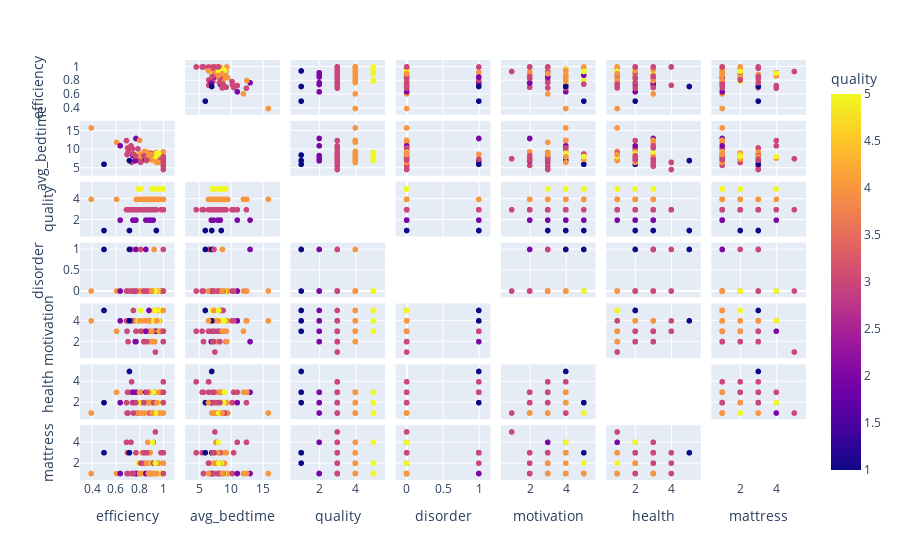
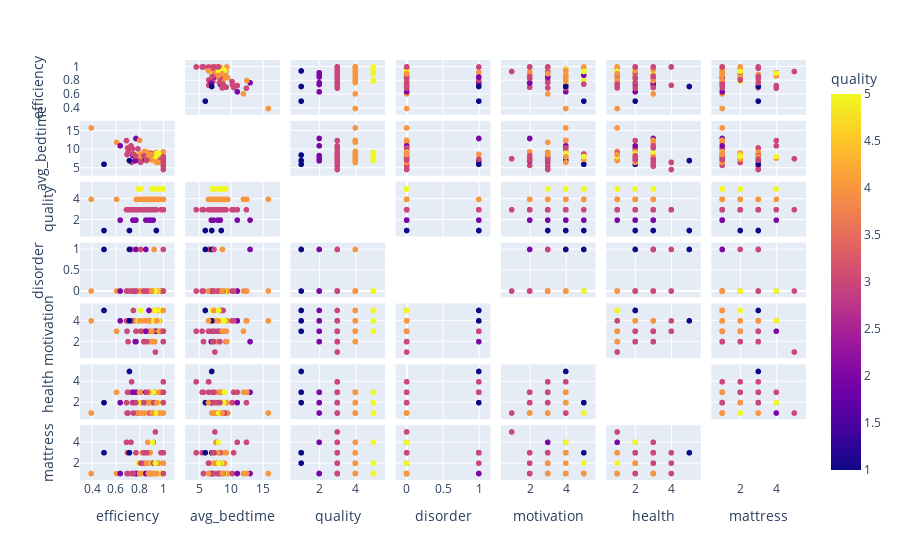

Write notebook code for charts like these, in order.
### Code cell
import plotly.express as px

fig = px.scatter_matrix(df_express,color="quality")
fig.update_traces(diagonal_visible=False)
fig.show()

### Figure 1 — Plotly figure (JSON) as saved in the notebook; plotly's stock layout.template omitted (floating-point values rounded to 4 significant figures)
{"data": [{"diagonal": {"visible": false}, "dimensions": [{"axis": {"matches": true}, "label": "efficiency", "values": [0.606, 0.8889, 0.9573, 0.8929, 1, 0.8081, 0.7273, 0.7861, 0.9218, 0.8889, 0.8421, 0.7436, 0.9565, 0.7322, 0.7387, 0.8462, 0.896, 1, 1, 0.8644, 0.9397, 0.786, 0.3919, 0.938, 0.9791, 0.7718, 0.7027, 0.875, 0.7692, 1, 1, 0.9899, 0.8692, 0.9143, 0.938, 0.9688, 0.8099, 0.9412, 0.8358, 0.8571, 0.8824, 0.8783, 1, 0.9032, 0.9082, 0.9109, 0.8889, 1, 0.7899, 0.9333, 0.9298, 0.6364, 1, 0.8571, 0.9055, 0.9148, 1, 0.6897, 0.9412, 0.875, 1, 0.8793, 0.8889, 0.813, 0.8205, 0.9289, 0.8889, 0.6986, 0.8889, 0.98, 0.8615, 0.9107, 0.9444, 0.9615, 1, 1, 0.9597, 0.8087, 0.9151, 0.8529, 0.7629, 0.9159, 0.8, 0.8362, 0.748, 0.875, 0.5, 0.7143, 0.9451, 0.6942, 0.7696, 1, 1, 1, 0.9339, 0.875, 1, 1, 0.86, 0.9008]}, {"axis": {"matches": true}, "label": "avg_bedtime", "values": [11.96, 9, 8.357, 8, 7.5, 7.071, 11, 7.179, 8.679, 9, 9.5, 8.357, 7.393, 6.536, 10.25, 7.429, 8.929, 5.714, 4.571, 8.429, 8.286, 10.18, 15.86, 9.214, 8.536, 8.607, 9.25, 8, 13, 8, 9.357, 7.071, 7.643, 8.75, 9.214, 8, 8.643, 8.5, 7.179, 7, 8.5, 8.214, 7, 8.857, 7, 7.214, 9, 8.107, 8.5, 7.5, 8.143, 11, 7.643, 7, 7.179, 7.964, 7.5, 12.43, 8.5, 8, 5.5, 8.286, 7.393, 8.786, 8.357, 7.536, 9, 10.43, 9, 7.143, 9.286, 8, 9, 6.5, 8.25, 6.5, 8.857, 6.536, 7.571, 7.286, 6.929, 7.643, 12.5, 8.286, 8.786, 8, 6, 7, 6.5, 8.643, 8.214, 7.357, 7.393, 7.286, 8.107, 8, 7.357, 8, 7.143, 8.643]}, {"axis": {"matches": true}, "label": "quality", "values": [4, 4, 4, 2, 4, 5, 3, 3, 4, 3, 4, 2, 4, 3, 3, 3, 4, 3, 3, 4, 3, 3, 4, 5, 5, 4, 3, 4, 2, 4, 4, 5, 4, 5, 4, 4, 4, 1, 3, 3, 4, 4, 4, 3, 4, 3, 4, 4, 5, 3, 4, 2, 4, 4, 5, 2, 5, 3, 5, 3, 3, 2, 4, 4, 4, 4, 4, 3, 3, 3, 4, 5, 5, 4, 4, 3, 5, 3, 3, 2, 2, 4, 4, 3, 3, 4, 1, 1, 4, 3, 3, 4, 4, 3, 5, 4, 3, 3, 3, 4]}, {"axis": {"matches": true}, "label": "disorder", "values": [0, 0, 0, 0, 0, 0, 0, 0, 1, 0, 0, 0, 0, 1, 0, 0, 0, 0, 0, 0, 0, 0, 0, 0, 0, 0, 0, 0, 1, 0, 0, 0, 0, 0, 0, 0, 0, 0, 0, 0, 0, 0, 0, 0, 0, 0, 0, 0, 0, 0, 0, 0, 0, 0, 0, 0, 0, 0, 0, 0, 0, 0, 0, 0, 0, 0, 0, 0, 0, 0, 0, 0, 0, 0, 0, 0, 0, 1, 0, 1, 0, 0, 0, 0, 0, 0, 1, 1, 0, 0, 0, 0, 0, 0, 0, 0, 1, 0, 0, 0]}, {"axis": {"matches": true}, "label": "motivation", "values": [3, 4, 5, 4, 3, 5, 4, 4, 4, 3, 4, 4, 4, 4, 4, 3, 4, 2, 3, 4, 3, 4, 4, 4, 5, 4, 2, 4, 2, 2, 2, 5, 4, 5, 4, 4, 4, 3, 2, 3, 4, 3, 3, 3, 2, 2, 3, 3, 4, 1, 5, 4, 3, 4, 3, 3, 5, 4, 4, 3, 3, 5, 2, 3, 3, 2, 4, 4, 4, 3, 3, 4, 4, 3, 3, 3, 4, 3, 3, 3, 2, 2, 4, 2, 5, 4, 5, 4, 4, 3, 3, 5, 3, 2, 5, 4, 3, 3, 2, 3]}, {"axis": {"matches": true}, "label": "health", "values": [3, 2, 2, 2, 1, 1, 3, 1, 2, 2, 1, 3, 2, 4, 2, 2, 2, 3, 4, 3, 3, 2, 1, 1, 1, 1, 1, 3, 3, 1, 2, 1, 2, 2, 1, 1, 2, 3, 2, 2, 3, 1, 2, 2, 1, 3, 2, 2, 2, 1, 2, 2, 2, 2, 3, 1, 1, 2, 2, 3, 3, 2, 1, 1, 1, 2, 2, 3, 1, 3, 2, 2, 3, 3, 2, 4, 2, 3, 2, 3, 2, 1, 3, 2, 1, 3, 2, 5, 2, 1, 2, 1, 2, 2, 1, 3, 3, 2, 3, 1]}, {"axis": {"matches": true}, "label": "mattress", "values": [1, 2, 1, 1, 1, 1, 4, 1, 1, 2, 1, 1, 2, 1, 1, 3, 1, 1, 3, 2, 2, 1, 1, 1, 1, 1, 1, 1, 1, 2, 1, 1, 4, 1, 1, 1, 2, 2, 2, 1, 1, 3, 1, 2, 1, 1, 2, 2, 2, 5, 1, 1, 1, 2, 2, 4, 1, 4, 1, 1, 3, 1, 3, 1, 3, 1, 3, 3, 1, 3, 3, 4, 1, 2, 2, 2, 1, 2, 2, 1, 1, 1, 1, 3, 1, 1, 3, 3, 1, 1, 3, 1, 2, 1, 2, 3, 3, 1, 3, 1]}], "hoverlabel": {"namelength": 0}, "hovertemplate": "%{xaxis.title.text}=%{x}<br>%{yaxis.title.text}=%{y}<br>quality=%{marker.color}", "legendgroup": "", "marker": {"color": [4, 4, 4, 2, 4, 5, 3, 3, 4, 3, 4, 2, 4, 3, 3, 3, 4, 3, 3, 4, 3, 3, 4, 5, 5, 4, 3, 4, 2, 4, 4, 5, 4, 5, 4, 4, 4, 1, 3, 3, 4, 4, 4, 3, 4, 3, 4, 4, 5, 3, 4, 2, 4, 4, 5, 2, 5, 3, 5, 3, 3, 2, 4, 4, 4, 4, 4, 3, 3, 3, 4, 5, 5, 4, 4, 3, 5, 3, 3, 2, 2, 4, 4, 3, 3, 4, 1, 1, 4, 3, 3, 4, 4, 3, 5, 4, 3, 3, 3, 4], "coloraxis": "coloraxis", "symbol": "circle"}, "name": "", "showlegend": false, "type": "splom"}], "layout": {"autosize": true, "coloraxis": {"colorbar": {"title": {"text": "quality"}}, "colorscale": [[0, "#0d0887"], [0.1111, "#46039f"], [0.2222, "#7201a8"], [0.3333, "#9c179e"], [0.4444, "#bd3786"], [0.5556, "#d8576b"], [0.6667, "#ed7953"], [0.7778, "#fb9f3a"], [0.8889, "#fdca26"], [1, "#f0f921"]]}, "dragmode": "select", "legend": {"tracegroupgap": 0}, "margin": {"t": 60}, "xaxis": {"autorange": true, "range": [0.2704, 1.121], "type": "linear"}, "xaxis2": {"autorange": true, "range": [2.317, 18.11], "type": "linear"}, "xaxis3": {"autorange": true, "range": [0.2009, 5.799], "type": "linear"}, "xaxis4": {"autorange": true, "range": [-0.1998, 1.2], "type": "linear"}, "xaxis5": {"autorange": true, "range": [0.2009, 5.799], "type": "linear"}, "xaxis6": {"autorange": true, "range": [0.2009, 5.799], "type": "linear"}, "xaxis7": {"autorange": true, "range": [0.2009, 5.799], "type": "linear"}, "yaxis": {"autorange": true, "range": [0.2704, 1.121], "type": "linear"}, "yaxis2": {"autorange": true, "range": [2.317, 18.11], "type": "linear"}, "yaxis3": {"autorange": true, "range": [0.2009, 5.799], "type": "linear"}, "yaxis4": {"autorange": true, "range": [-0.1998, 1.2], "type": "linear"}, "yaxis5": {"autorange": true, "range": [0.2009, 5.799], "type": "linear"}, "yaxis6": {"autorange": true, "range": [0.2009, 5.799], "type": "linear"}, "yaxis7": {"autorange": true, "range": [0.2009, 5.799], "type": "linear"}}}

### Figure 2 — Plotly figure (JSON) as saved in the notebook; plotly's stock layout.template omitted (floating-point values rounded to 4 significant figures)
{"data": [{"diagonal": {"visible": false}, "dimensions": [{"axis": {"matches": true}, "label": "efficiency", "values": [0.606, 0.8889, 0.9573, 0.8929, 1, 0.8081, 0.7273, 0.7861, 0.9218, 0.8889, 0.8421, 0.7436, 0.9565, 0.7322, 0.7387, 0.8462, 0.896, 1, 1, 0.8644, 0.9397, 0.786, 0.3919, 0.938, 0.9791, 0.7718, 0.7027, 0.875, 0.7692, 1, 1, 0.9899, 0.8692, 0.9143, 0.938, 0.9688, 0.8099, 0.9412, 0.8358, 0.8571, 0.8824, 0.8783, 1, 0.9032, 0.9082, 0.9109, 0.8889, 1, 0.7899, 0.9333, 0.9298, 0.6364, 1, 0.8571, 0.9055, 0.9148, 1, 0.6897, 0.9412, 0.875, 1, 0.8793, 0.8889, 0.813, 0.8205, 0.9289, 0.8889, 0.6986, 0.8889, 0.98, 0.8615, 0.9107, 0.9444, 0.9615, 1, 1, 0.9597, 0.8087, 0.9151, 0.8529, 0.7629, 0.9159, 0.8, 0.8362, 0.748, 0.875, 0.5, 0.7143, 0.9451, 0.6942, 0.7696, 1, 1, 1, 0.9339, 0.875, 1, 1, 0.86, 0.9008]}, {"axis": {"matches": true}, "label": "avg_bedtime", "values": [11.96, 9, 8.357, 8, 7.5, 7.071, 11, 7.179, 8.679, 9, 9.5, 8.357, 7.393, 6.536, 10.25, 7.429, 8.929, 5.714, 4.571, 8.429, 8.286, 10.18, 15.86, 9.214, 8.536, 8.607, 9.25, 8, 13, 8, 9.357, 7.071, 7.643, 8.75, 9.214, 8, 8.643, 8.5, 7.179, 7, 8.5, 8.214, 7, 8.857, 7, 7.214, 9, 8.107, 8.5, 7.5, 8.143, 11, 7.643, 7, 7.179, 7.964, 7.5, 12.43, 8.5, 8, 5.5, 8.286, 7.393, 8.786, 8.357, 7.536, 9, 10.43, 9, 7.143, 9.286, 8, 9, 6.5, 8.25, 6.5, 8.857, 6.536, 7.571, 7.286, 6.929, 7.643, 12.5, 8.286, 8.786, 8, 6, 7, 6.5, 8.643, 8.214, 7.357, 7.393, 7.286, 8.107, 8, 7.357, 8, 7.143, 8.643]}, {"axis": {"matches": true}, "label": "quality", "values": [4, 4, 4, 2, 4, 5, 3, 3, 4, 3, 4, 2, 4, 3, 3, 3, 4, 3, 3, 4, 3, 3, 4, 5, 5, 4, 3, 4, 2, 4, 4, 5, 4, 5, 4, 4, 4, 1, 3, 3, 4, 4, 4, 3, 4, 3, 4, 4, 5, 3, 4, 2, 4, 4, 5, 2, 5, 3, 5, 3, 3, 2, 4, 4, 4, 4, 4, 3, 3, 3, 4, 5, 5, 4, 4, 3, 5, 3, 3, 2, 2, 4, 4, 3, 3, 4, 1, 1, 4, 3, 3, 4, 4, 3, 5, 4, 3, 3, 3, 4]}, {"axis": {"matches": true}, "label": "disorder", "values": [0, 0, 0, 0, 0, 0, 0, 0, 1, 0, 0, 0, 0, 1, 0, 0, 0, 0, 0, 0, 0, 0, 0, 0, 0, 0, 0, 0, 1, 0, 0, 0, 0, 0, 0, 0, 0, 0, 0, 0, 0, 0, 0, 0, 0, 0, 0, 0, 0, 0, 0, 0, 0, 0, 0, 0, 0, 0, 0, 0, 0, 0, 0, 0, 0, 0, 0, 0, 0, 0, 0, 0, 0, 0, 0, 0, 0, 1, 0, 1, 0, 0, 0, 0, 0, 0, 1, 1, 0, 0, 0, 0, 0, 0, 0, 0, 1, 0, 0, 0]}, {"axis": {"matches": true}, "label": "motivation", "values": [3, 4, 5, 4, 3, 5, 4, 4, 4, 3, 4, 4, 4, 4, 4, 3, 4, 2, 3, 4, 3, 4, 4, 4, 5, 4, 2, 4, 2, 2, 2, 5, 4, 5, 4, 4, 4, 3, 2, 3, 4, 3, 3, 3, 2, 2, 3, 3, 4, 1, 5, 4, 3, 4, 3, 3, 5, 4, 4, 3, 3, 5, 2, 3, 3, 2, 4, 4, 4, 3, 3, 4, 4, 3, 3, 3, 4, 3, 3, 3, 2, 2, 4, 2, 5, 4, 5, 4, 4, 3, 3, 5, 3, 2, 5, 4, 3, 3, 2, 3]}, {"axis": {"matches": true}, "label": "health", "values": [3, 2, 2, 2, 1, 1, 3, 1, 2, 2, 1, 3, 2, 4, 2, 2, 2, 3, 4, 3, 3, 2, 1, 1, 1, 1, 1, 3, 3, 1, 2, 1, 2, 2, 1, 1, 2, 3, 2, 2, 3, 1, 2, 2, 1, 3, 2, 2, 2, 1, 2, 2, 2, 2, 3, 1, 1, 2, 2, 3, 3, 2, 1, 1, 1, 2, 2, 3, 1, 3, 2, 2, 3, 3, 2, 4, 2, 3, 2, 3, 2, 1, 3, 2, 1, 3, 2, 5, 2, 1, 2, 1, 2, 2, 1, 3, 3, 2, 3, 1]}, {"axis": {"matches": true}, "label": "mattress", "values": [1, 2, 1, 1, 1, 1, 4, 1, 1, 2, 1, 1, 2, 1, 1, 3, 1, 1, 3, 2, 2, 1, 1, 1, 1, 1, 1, 1, 1, 2, 1, 1, 4, 1, 1, 1, 2, 2, 2, 1, 1, 3, 1, 2, 1, 1, 2, 2, 2, 5, 1, 1, 1, 2, 2, 4, 1, 4, 1, 1, 3, 1, 3, 1, 3, 1, 3, 3, 1, 3, 3, 4, 1, 2, 2, 2, 1, 2, 2, 1, 1, 1, 1, 3, 1, 1, 3, 3, 1, 1, 3, 1, 2, 1, 2, 3, 3, 1, 3, 1]}], "hoverlabel": {"namelength": 0}, "hovertemplate": "%{xaxis.title.text}=%{x}<br>%{yaxis.title.text}=%{y}<br>quality=%{marker.color}", "legendgroup": "", "marker": {"color": [4, 4, 4, 2, 4, 5, 3, 3, 4, 3, 4, 2, 4, 3, 3, 3, 4, 3, 3, 4, 3, 3, 4, 5, 5, 4, 3, 4, 2, 4, 4, 5, 4, 5, 4, 4, 4, 1, 3, 3, 4, 4, 4, 3, 4, 3, 4, 4, 5, 3, 4, 2, 4, 4, 5, 2, 5, 3, 5, 3, 3, 2, 4, 4, 4, 4, 4, 3, 3, 3, 4, 5, 5, 4, 4, 3, 5, 3, 3, 2, 2, 4, 4, 3, 3, 4, 1, 1, 4, 3, 3, 4, 4, 3, 5, 4, 3, 3, 3, 4], "coloraxis": "coloraxis", "symbol": "circle"}, "name": "", "showlegend": false, "type": "splom"}], "layout": {"autosize": true, "coloraxis": {"colorbar": {"title": {"text": "quality"}}, "colorscale": [[0, "#0d0887"], [0.1111, "#46039f"], [0.2222, "#7201a8"], [0.3333, "#9c179e"], [0.4444, "#bd3786"], [0.5556, "#d8576b"], [0.6667, "#ed7953"], [0.7778, "#fb9f3a"], [0.8889, "#fdca26"], [1, "#f0f921"]]}, "dragmode": "select", "legend": {"tracegroupgap": 0}, "margin": {"t": 60}, "xaxis": {"autorange": true, "range": [0.2704, 1.121], "type": "linear"}, "xaxis2": {"autorange": true, "range": [2.317, 18.11], "type": "linear"}, "xaxis3": {"autorange": true, "range": [0.2009, 5.799], "type": "linear"}, "xaxis4": {"autorange": true, "range": [-0.1998, 1.2], "type": "linear"}, "xaxis5": {"autorange": true, "range": [0.2009, 5.799], "type": "linear"}, "xaxis6": {"autorange": true, "range": [0.2009, 5.799], "type": "linear"}, "xaxis7": {"autorange": true, "range": [0.2009, 5.799], "type": "linear"}, "yaxis": {"autorange": true, "range": [0.2704, 1.121], "type": "linear"}, "yaxis2": {"autorange": true, "range": [2.317, 18.11], "type": "linear"}, "yaxis3": {"autorange": true, "range": [0.2009, 5.799], "type": "linear"}, "yaxis4": {"autorange": true, "range": [-0.1998, 1.2], "type": "linear"}, "yaxis5": {"autorange": true, "range": [0.2009, 5.799], "type": "linear"}, "yaxis6": {"autorange": true, "range": [0.2009, 5.799], "type": "linear"}, "yaxis7": {"autorange": true, "range": [0.2009, 5.799], "type": "linear"}}}
